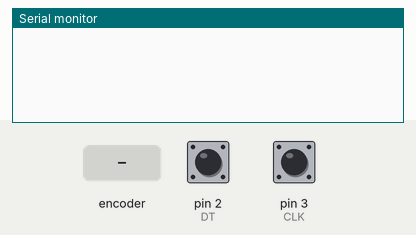
This sketch was run on a simulated Arduino Uno, built with avr-gcc and run on an emulated ATmega328P. Shown: the last lines printed to the serial monitor. Inputs (shaded band) come from the test bench; at power-on: pin 2 (DT) HIGH, pin 3 (CLK) HIGH.

Above: at 1.2 s.
1.3 s: rotary encoder on pin 3 (CLK) / pin 2 (DT) turned 1 step (first pin leading)
At 2.6 s:
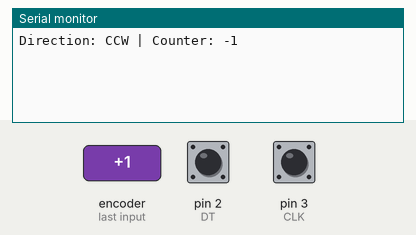
3.0 s: rotary encoder on pin 3 (CLK) / pin 2 (DT) turned 2 steps (second pin leading)
At 3.8 s:
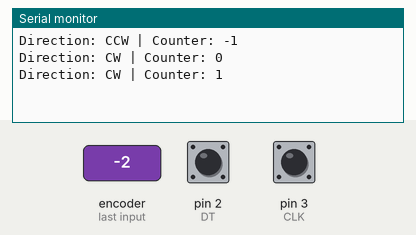

The sketch:

rotary_encoder_test.ino
```cpp
// Rotary Encoder Inputs
#define CLK 3
#define DT 2

int counter = 0;
int currentStateCLK;
int lastStateCLK;
String currentDir ="";

void setup() {

  // Set encoder pins as inputs
  pinMode(CLK,INPUT_PULLUP);
  pinMode(DT,INPUT);

  // Setup Serial Monitor
  Serial.begin(9600);

  // Read the initial state of CLK
  lastStateCLK = digitalRead(CLK);

  // Call updateEncoder() when any high/low changed seen
  // on interrupt 0 (pin 2), or interrupt 1 (pin 3)
  attachInterrupt(0, updateEncoder, CHANGE);
  attachInterrupt(1, updateEncoder, CHANGE);
}

void loop() {
    //Do some useful stuff here
}

void updateEncoder(){
  // Read the current state of CLK
  currentStateCLK = digitalRead(CLK);

  // If last and current state of CLK are different, then pulse occurred
  // React to only 1 state change to avoid double count
  if (currentStateCLK != lastStateCLK  && currentStateCLK == 1){

    // If the DT state is different than the CLK state then
    // the encoder is rotating CCW so decrement
    if (digitalRead(DT) != currentStateCLK) {
      counter --;
      currentDir ="CCW";
    } else {
      // Encoder is rotating CW so increment
      counter ++;
      currentDir ="CW";
    }

    Serial.print("Direction: ");
    Serial.print(currentDir);
    Serial.print(" | Counter: ");
    Serial.println(counter);
  }

  // Remember last CLK state
  lastStateCLK = currentStateCLK;
}
```

Measured:
- after the input at 1.3 s, the serial monitor: prints a new line after 0.05 s (image 1)
- after the input at 3.0 s, the serial monitor: prints a new line after 0.08 s (image 2)
